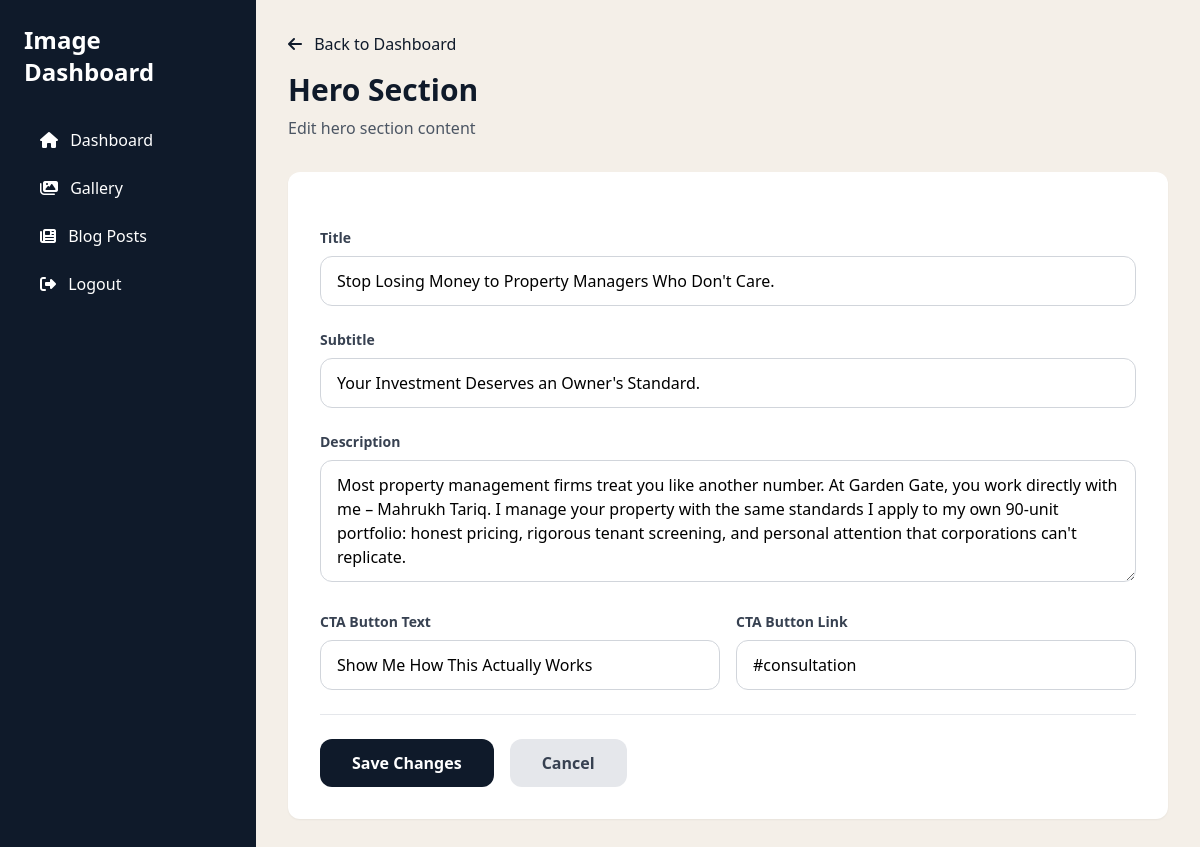
The app's page /dashboard/hero/ (signed in), older data.
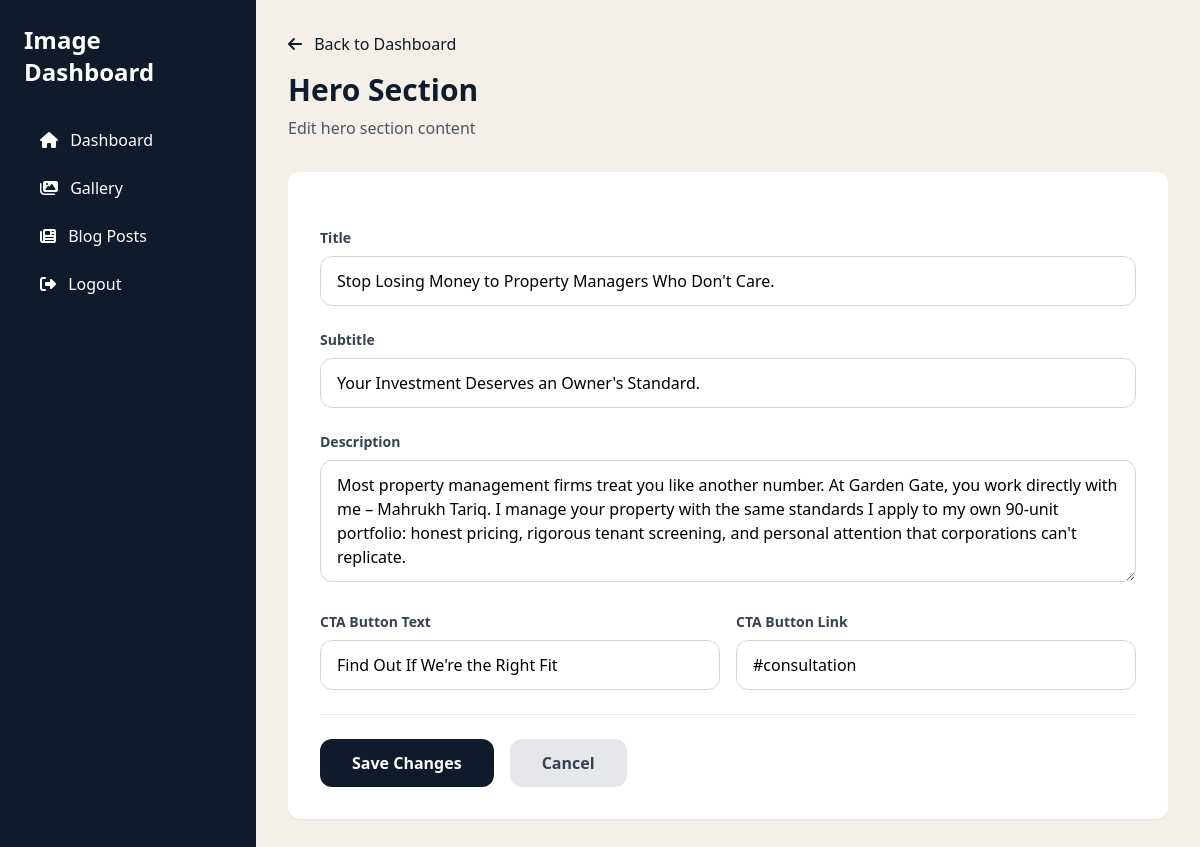
The same page, newer data.
### myApp/models.py (models this page shows, shortened)
class HeroSection(models.Model):
    title = models.CharField(max_length=300, default="Stop Losing Money to Property Managers Who Don't Care.")
    subtitle = models.CharField(max_length=200, default="Your Investment Deserves an Owner's Standard.")
    description = models.TextField(default="Most property management firms treat you like another number. At Garden Gate, you work directly with me – Mahrukh Tariq. I manage your property with the same standards I apply to my own 90-unit portfolio: honest pricing, rigorous tenant screening, and personal attention that corporations can't replicate.")
    cta_text = models.CharField(max_length=100, default="Show Me How This Actually Works")
    cta_link = models.CharField(max_length=200, default="#consultation")
    updated_at = models.DateTimeField(auto_now=True)
    class Meta:
        verbose_name = "Hero Section"
        verbose_name_plural = "Hero Section"
    @classmethod
    def get_instance(cls):
        obj, created = cls.objects.get_or_create(pk=1)
        return obj

### myApp/dashboard_views.py (the view, shortened to what this page needs)
# urls.py: path('hero/', dashboard_views.hero_edit, name='hero_edit'),
@login_required
def hero_edit(request):
    hero = HeroSection.get_instance()
    return render(request, 'myApp/dashboard/hero_edit.html', {
        'hero': hero
    })

### myApp/templates/myApp/dashboard/hero_edit.html (shortened to what this page needs)
{% extends "myApp/dashboard/base.html" %}
{% load static %}
{% block content %}
<div class="mb-8">
    <a href="{% url 'dashboard:index' %}" class="text-navy hover:underline mb-4 inline-block">
        <i class="fas fa-arrow-left mr-2"></i> Back to Dashboard
    </a>
    <h2 class="text-3xl font-bold text-navy mb-2">Hero Section</h2>
    <p class="text-gray-600">Edit hero section content</p>
</div>
<form method="post" class="bg-white rounded-xl shadow-sm p-8 space-y-6">
    <div>
        <label class="block text-sm font-semibold text-gray-700 mb-2">Title</label>
        <input type="text" name="title" value="{{ hero.title|default:'' }}"
               placeholder="Stop Losing Money to Property Managers Who Don't Care."
               class="w-full px-4 py-3 border border-gray-300 rounded-xl focus:border-navy focus:outline-none focus:ring-2 focus:ring-navy/20">
    </div>
    <div>
        <label class="block text-sm font-semibold text-gray-700 mb-2">Subtitle</label>
        <input type="text" name="subtitle" value="{{ hero.subtitle|default:'' }}"
               placeholder="Your Investment Deserves an Owner's Standard."
               class="w-full px-4 py-3 border border-gray-300 rounded-xl focus:border-navy focus:outline-none focus:ring-2 focus:ring-navy/20">
    </div>
    <div>
        <label class="block text-sm font-semibold text-gray-700 mb-2">Description</label>
        <textarea name="description" rows="4"
                  placeholder="Most property management firms treat you like another number..."
                  class="w-full px-4 py-3 border border-gray-300 rounded-xl focus:border-navy focus:outline-none focus:ring-2 focus:ring-navy/20">{{ hero.description|default:'' }}</textarea>
    </div>
    <div class="grid grid-cols-2 gap-4">
        <div>
            <label class="block text-sm font-semibold text-gray-700 mb-2">CTA Button Text</label>
            <input type="text" name="cta_text" value="{{ hero.cta_text|default:'Show Me How This Actually Works' }}"
                   class="w-full px-4 py-3 border border-gray-300 rounded-xl focus:border-navy focus:outline-none focus:ring-2 focus:ring-navy/20">
        </div>
        <div>
            <label class="block text-sm font-semibold text-gray-700 mb-2">CTA Button Link</label>
            <input type="text" name="cta_link" value="{{ hero.cta_link|default:'#consultation' }}"
                   class="w-full px-4 py-3 border border-gray-300 rounded-xl focus:border-navy focus:outline-none focus:ring-2 focus:ring-navy/20">
        </div>
    </div>
    <div class="flex gap-4 pt-6 border-t">
        <button type="submit" class="bg-navy text-white px-8 py-3 rounded-xl font-semibold hover:bg-navy/90 transition">
            Save Changes
        </button>
        <a href="{% url 'dashboard:index' %}" class="bg-gray-200 text-gray-700 px-8 py-3 rounded-xl font-semibold hover:bg-gray-300 transition">
            Cancel
        </a>
    </div>
</form>
{% endblock %}

### myApp/templates/myApp/dashboard/base.html (shortened to what this page needs)
<!DOCTYPE html>
<html lang="en">
<head>
    <script src="https://cdn.tailwindcss.com"></script>
    <link rel="stylesheet" href="https://cdnjs.cloudflare.com/ajax/libs/font-awesome/6.5.1/css/all.min.css">
</head>
<body class="bg-beige">
    <div class="flex h-screen">
        <aside class="w-64 bg-navy text-white p-6">
            <h1 class="text-2xl font-bold mb-8">Image Dashboard</h1>
            <nav class="space-y-2">
                <a href="{% url 'dashboard:index' %}" class="block px-4 py-2 rounded hover:bg-navy/80 {% if request.resolver_match.url_name == 'index' %}bg-navy/80{% endif %}">
                    <i class="fas fa-home mr-2"></i> Dashboard
                </a>
                <a href="{% url 'dashboard:gallery' %}" class="block px-4 py-2 rounded hover:bg-navy/80 {% if request.resolver_match.url_name == 'gallery' %}bg-navy/80{% endif %}">
                    <i class="fas fa-images mr-2"></i> Gallery
                </a>
                <a href="{% url 'dashboard:blog_edit' %}" class="block px-4 py-2 rounded hover:bg-navy/80 ">
                    <i class="fas fa-newspaper mr-2"></i> Blog Posts
                </a>
                <a href="{% url 'dashboard:logout' %}" class="block px-4 py-2 rounded hover:bg-navy/80 mt-8">
                    <i class="fas fa-sign-out-alt mr-2"></i> Logout
                </a>
            </nav>
        </aside>
        <main class="flex-1 overflow-y-auto p-8">
            {% block content %}{% endblock %}
        </main>
    </div>
</body>
</html>

Row changes from the older to the newer data that the page shows:
changed HeroSection "Stop Losing Money to Property Managers Who Don't Care.": cta_text "Show Me How This Actually Works" → "Find Out If We're the Right Fit"
